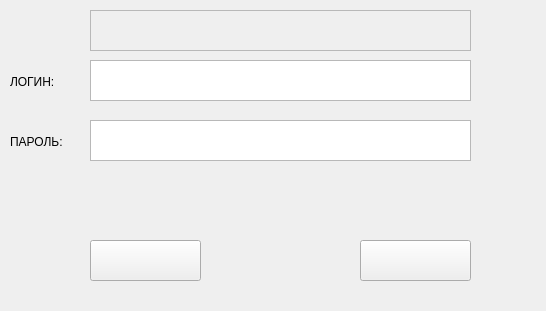
<?xml version="1.0" encoding="UTF-8"?>
<ui version="4.0">
 <class>PassOkno</class>
 <widget class="QWidget" name="PassOkno">
  <property name="geometry">
   <rect>
    <x>0</x>
    <y>0</y>
    <width>546</width>
    <height>311</height>
   </rect>
  </property>
  <property name="windowTitle">
   <string>Form</string>
  </property>
  <widget class="QTextEdit" name="login_dialog">
   <property name="enabled">
    <bool>true</bool>
   </property>
   <property name="geometry">
    <rect>
     <x>90</x>
     <y>60</y>
     <width>381</width>
     <height>41</height>
    </rect>
   </property>
  </widget>
  <widget class="QPushButton" name="vihod_knopka">
   <property name="geometry">
    <rect>
     <x>90</x>
     <y>240</y>
     <width>111</width>
     <height>41</height>
    </rect>
   </property>
   <property name="text">
    <string/>
   </property>
  </widget>
  <widget class="QPushButton" name="vvod_knopka">
   <property name="geometry">
    <rect>
     <x>360</x>
     <y>240</y>
     <width>111</width>
     <height>41</height>
    </rect>
   </property>
   <property name="text">
    <string/>
   </property>
  </widget>
  <widget class="QTextEdit" name="parol_dialog">
   <property name="enabled">
    <bool>true</bool>
   </property>
   <property name="geometry">
    <rect>
     <x>90</x>
     <y>120</y>
     <width>381</width>
     <height>41</height>
    </rect>
   </property>
  </widget>
  <widget class="QTextEdit" name="razg_dialog">
   <property name="enabled">
    <bool>false</bool>
   </property>
   <property name="geometry">
    <rect>
     <x>90</x>
     <y>10</y>
     <width>381</width>
     <height>41</height>
    </rect>
   </property>
  </widget>
  <widget class="QLabel" name="label">
   <property name="geometry">
    <rect>
     <x>10</x>
     <y>66</y>
     <width>71</width>
     <height>31</height>
    </rect>
   </property>
   <property name="text">
    <string>ЛОГИН:</string>
   </property>
  </widget>
  <widget class="QLabel" name="label_2">
   <property name="geometry">
    <rect>
     <x>10</x>
     <y>126</y>
     <width>71</width>
     <height>31</height>
    </rect>
   </property>
   <property name="text">
    <string>ПАРОЛЬ:</string>
   </property>
  </widget>
 </widget>
 <resources/>
 <connections/>
</ui>
